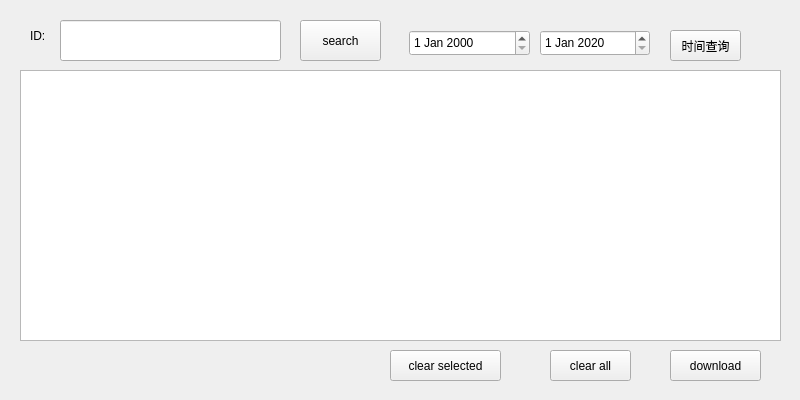
<?xml version="1.0" encoding="UTF-8"?>
<ui version="4.0">
 <class>record</class>
 <widget class="QWidget" name="record">
  <property name="geometry">
   <rect>
    <x>0</x>
    <y>0</y>
    <width>800</width>
    <height>400</height>
   </rect>
  </property>
  <property name="windowTitle">
   <string>Form</string>
  </property>
  <widget class="QLineEdit" name="lineEdit">
   <property name="geometry">
    <rect>
     <x>60</x>
     <y>20</y>
     <width>221</width>
     <height>41</height>
    </rect>
   </property>
  </widget>
  <widget class="QPushButton" name="pushButton_down">
   <property name="geometry">
    <rect>
     <x>670</x>
     <y>350</y>
     <width>91</width>
     <height>31</height>
    </rect>
   </property>
   <property name="text">
    <string>download</string>
   </property>
  </widget>
  <widget class="QPushButton" name="pushButton_clear">
   <property name="geometry">
    <rect>
     <x>550</x>
     <y>350</y>
     <width>81</width>
     <height>31</height>
    </rect>
   </property>
   <property name="text">
    <string>clear all</string>
   </property>
  </widget>
  <widget class="QLabel" name="label">
   <property name="geometry">
    <rect>
     <x>30</x>
     <y>20</y>
     <width>81</width>
     <height>31</height>
    </rect>
   </property>
   <property name="text">
    <string>ID:</string>
   </property>
  </widget>
  <widget class="QPushButton" name="pushButton_down_2">
   <property name="geometry">
    <rect>
     <x>300</x>
     <y>20</y>
     <width>81</width>
     <height>41</height>
    </rect>
   </property>
   <property name="text">
    <string>search</string>
   </property>
  </widget>
  <widget class="QTableView" name="tableView">
   <property name="geometry">
    <rect>
     <x>20</x>
     <y>70</y>
     <width>761</width>
     <height>271</height>
    </rect>
   </property>
  </widget>
  <widget class="QPushButton" name="pushButton_clear_2">
   <property name="geometry">
    <rect>
     <x>390</x>
     <y>350</y>
     <width>111</width>
     <height>31</height>
    </rect>
   </property>
   <property name="text">
    <string>clear selected</string>
   </property>
  </widget>
  <widget class="QDateEdit" name="dateEdit_start">
   <property name="geometry">
    <rect>
     <x>409</x>
     <y>30</y>
     <width>121</width>
     <height>26</height>
    </rect>
   </property>
  </widget>
  <widget class="QDateEdit" name="dateEdit_end">
   <property name="geometry">
    <rect>
     <x>540</x>
     <y>30</y>
     <width>110</width>
     <height>26</height>
    </rect>
   </property>
   <property name="dateTime">
    <datetime>
     <hour>0</hour>
     <minute>0</minute>
     <second>0</second>
     <year>2020</year>
     <month>1</month>
     <day>1</day>
    </datetime>
   </property>
  </widget>
  <widget class="QPushButton" name="pushButton_timeSearch">
   <property name="geometry">
    <rect>
     <x>670</x>
     <y>30</y>
     <width>71</width>
     <height>31</height>
    </rect>
   </property>
   <property name="text">
    <string>时间查询</string>
   </property>
  </widget>
 </widget>
 <resources/>
 <connections/>
</ui>
